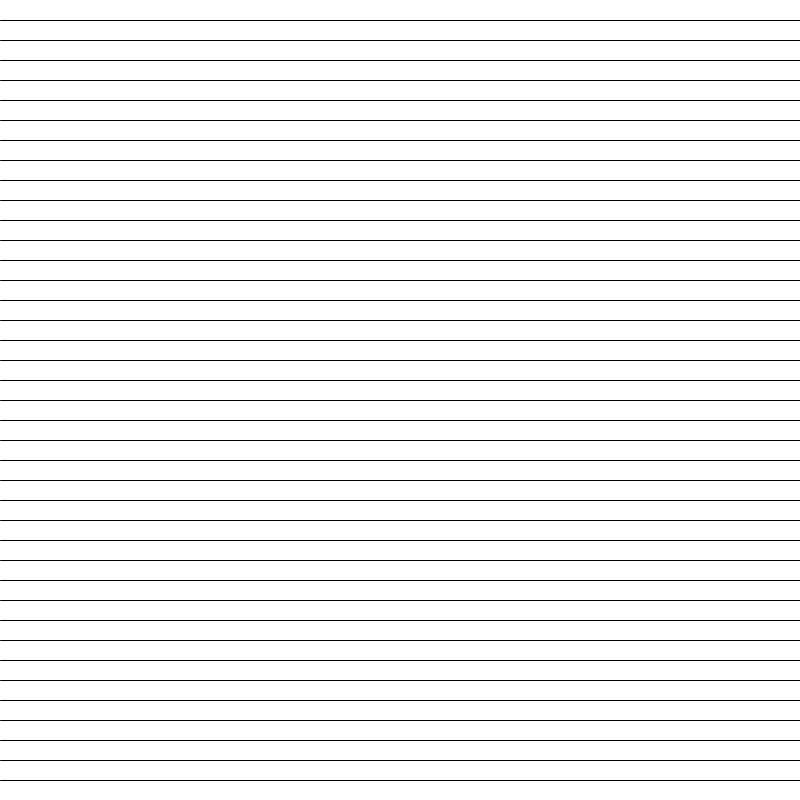
Frame 1 (no input)
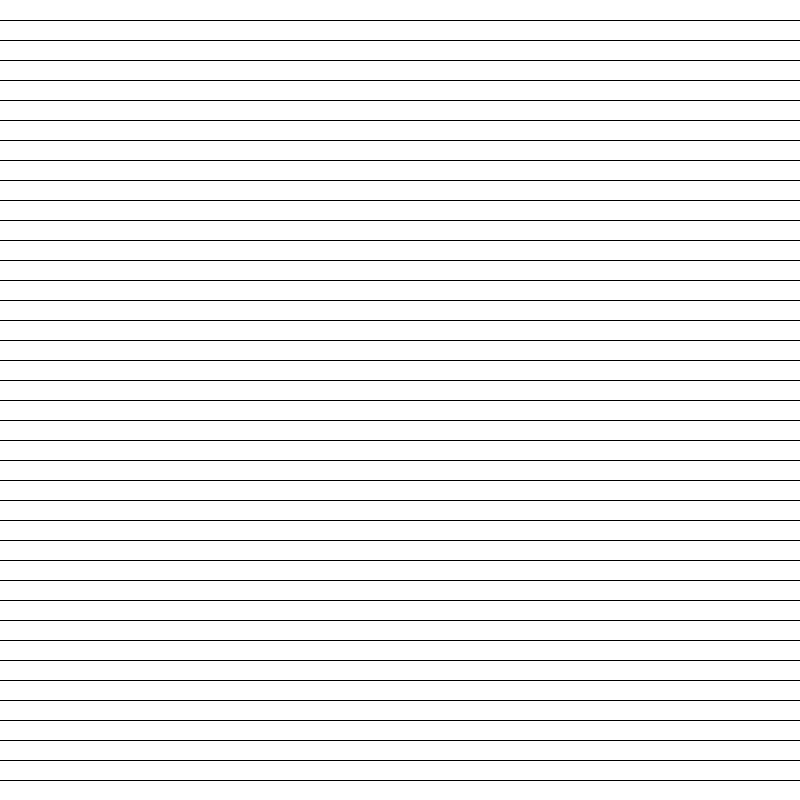
Frame 60 (the mouse pressed at the canvas centre just before this capture)
Frame 120 (the mouse held since frame 60 and released just before this capture): identical to frame 60, image omitted

The Processing sketch that drew these frames (run headless with seeded random() and noise(); from frame 60 on, the mouse is pressed at the canvas centre):

// Processing sketch: while_1
// ── while_1.pde
float y = 0;

void setup() {
  size(800,800); 
  background(255);    
}

void draw(){
  stroke(0);
  strokeWeight(1);

  
  y = 20;
  while (y < height){
    line(0,y,width,y);
    y = y+ 20;

  }
}
